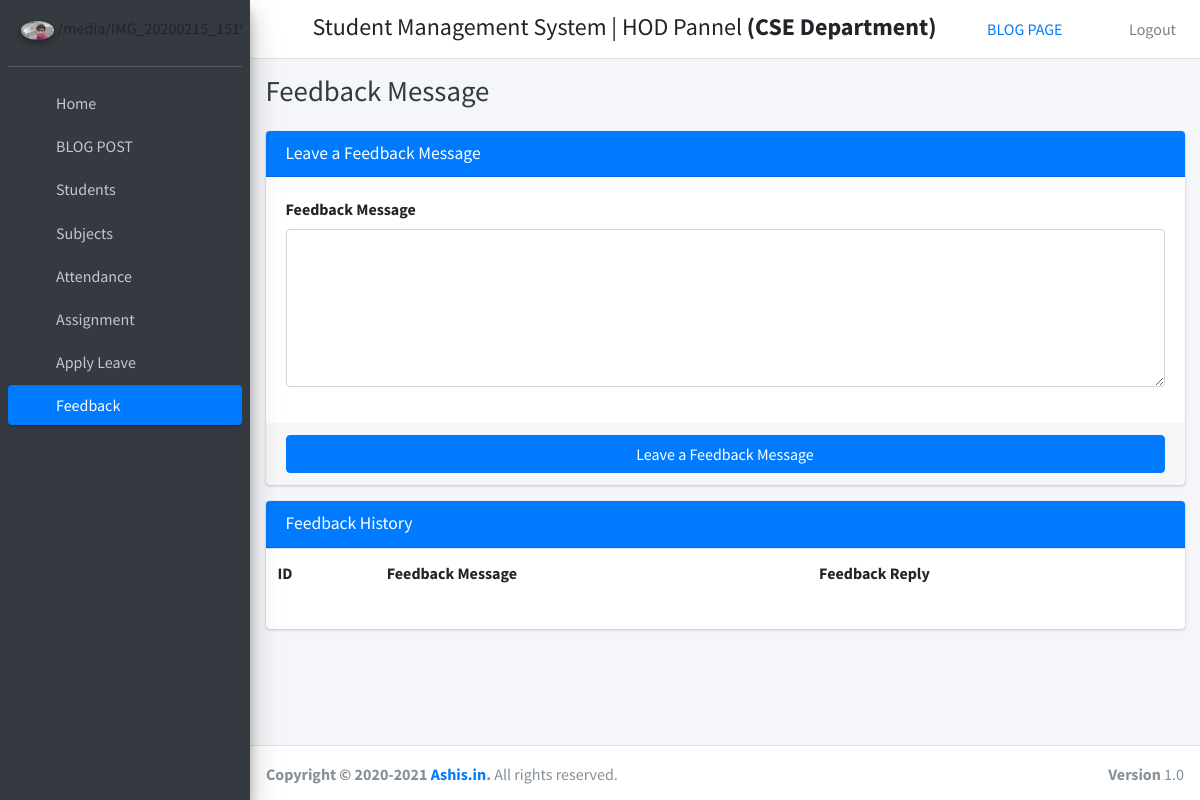
The app's page /backend/feedback (signed in) with its own data.
### user/models.py (models this page shows, shortened)
class User(AbstractBaseUser, PermissionsMixin):
    username = models.CharField(max_length=255, unique=True, db_index=True)
    first_name = models.CharField(max_length=255, default="")
    last_name = models.CharField(max_length=255, default="")
    email = models.EmailField(max_length=255, unique=True, db_index=True)
    is_verified = models.BooleanField(default=False)
    is_active = models.BooleanField(default=True)
    is_staff = models.BooleanField(default=False)
    user_type_data=((0,"Principal"),(1,"HOD"),(2,"Staff"),(3,"Student"))
    user_type=models.IntegerField(default=0,choices=user_type_data)
    USERNAME_FIELD = 'email'
    REQUIRED_FIELDS = ['username']
    objects = UserManager()
    @property
    def profilePic(self):
        print(self.user_type,self.hod.profile_pic)
        if self.user_type==0 and self.principal.profile_pic:
            return settings.MEDIA_URL+ str(self.principal.profile_pic)
        if self.user_type==1 and self.hod.profile_pic:
            return settings.MEDIA_URL+ str(self.hod.profile_pic)
        elif self.user_type==2 and self.staff.profile_pic:
            return settings.MEDIA_URL+ str(self.staff.profile_pic)
        elif self.user_type==3 and self.student.profile_pic:
            return settings.MEDIA_URL+str( self.student.profile_pic)
        else:
            return "https://userpic.codeforces.org/no-avatar.jpg"

### student_management_app/models.py (models this page shows)
class HOD(models.Model):
    id=models.AutoField(primary_key=True)
    profile_pic = models.FileField()
    dept_id=models.OneToOneField(Department,on_delete=models.CASCADE,related_name='hod_dept')
    admin=models.OneToOneField(User,on_delete=models.CASCADE,related_name='hod')
    address=models.TextField(default="ban")
    created_at=models.DateTimeField(auto_now_add=True)
    updated_at=models.DateTimeField(auto_now_add=True)
    objects=models.Manager()
    @property
    def get_dept_name(self):
        return self.dept_id.dept_name

class Department(models.Model):
    id=models.AutoField(primary_key=True)
    dept_name=models.CharField(max_length=255)
    created_at=models.DateTimeField(auto_now_add=True)
    updated_at=models.DateTimeField(auto_now_add=True)
    objects=models.Manager()

### student_management_app/views.py (the view)
# urls.py: path('feedback', feedback, name="feedback"),
def feedback(request):
    user_type = request.session.get('user_type',-1)
    if user_type < 1:
        raise Http404('method not allowed')
    user_obj = User.objects.get(id=request.user.id)
    feedback_data=FeedBack.objects.filter(user=user_obj)
    return render(request,"feedback.html",{"feedback_data":feedback_data})

### student_management_app/templates/feedback.html (shortened to what this page needs)
{% extends 'base_template.html' %}
{% block page_title %}
Feedback Message
{% endblock page_title %}
{% block main_content %}
    <section class="content">
      <div class="container-fluid">
                    <div class="row">
              <div class="col-md-12">
            <div class="card card-primary">
              <div class="card-header">
                <h3 class="card-title">Leave a Feedback Message</h3>
              </div>
               <form action="{% url 'feedback_save' %}" method="post">
                <div class="card-body">
                  <div class="form-group">
                    <label>Feedback Message</label>
                    <textarea class="form-control" rows="6" name="feedback_msg"></textarea>
                  </div>
                </div>
                <div class="card-footer">
                  <button type="submit" class="btn btn-primary btn-block" id="fetch_student">Leave a Feedback Message</button>
                </div>
               </form>
            </div>
           <div class="card card-primary">
              <div class="card-header">
                <h3 class="card-title">Feedback History</h3>
              </div>
               <div class="table">
               <table class="table">
                   <tr>
                       <th>ID</th>
                       <th>Feedback Message</th>
                       <th>Feedback Reply</th>
                   </tr>
               </table>
               </div>
            </div>
          </div>
          </div>
      </div>
    </section>
{% endblock main_content %}

### student_management_app/templates/base_template.html (shortened to what this page needs)
{% load static %}
<!DOCTYPE html>
<html>
<head>
  <link rel="stylesheet" href="{% static "plugins/fontawesome-free/css/all.min.css" %}">
  <link rel="stylesheet" href="https://code.ionicframework.com/ionicons/2.0.1/css/ionicons.min.css">
  <link rel="stylesheet" href="{% static "plugins/tempusdominus-bootstrap-4/css/tempusdominus-bootstrap-4.min.css" %}">
  <link rel="stylesheet" href="{% static "plugins/icheck-bootstrap/icheck-bootstrap.min.css" %}">
  <link rel="stylesheet" href="{% static "plugins/jqvmap/jqvmap.min.css" %}">
  <link rel="stylesheet" href="{% static "dist/css/adminlte.min.css" %}">
  <link rel="stylesheet" href="{% static "plugins/overlayScrollbars/css/OverlayScrollbars.min.css" %}">
  <link rel="stylesheet" href="{% static "plugins/daterangepicker/daterangepicker.css" %}">
  <link rel="stylesheet" href="{% static "plugins/summernote/summernote-bs4.css" %}">
</head>
<body class="hold-transition sidebar-mini layout-fixed">
<div class="wrapper">
  <nav class="main-header navbar navbar-expand navbar-white navbar-light">
    <ul class="navbar-nav">
      <li class="nav-item">
        <a class="nav-link" data-widget="pushmenu" href="#"><i class="fas fa-bars"></i></a>
      </li>
    </ul>
      <h4 style="margin-left: 10px;margin-top: 5px;">Student Management System |
      {% if user.user_type == 0 %}Principal Pannel
      {% elif user.user_type == 1 %}
      HOD Pannel <strong>({{user.hod.get_dept_name}} Department)</strong>
      {% elif user.user_type == 2 %}
      Teacher Pannel <strong>({{user.staff.get_dept_name}} Department)</strong>
      {% else %}
      Student Pannel <strong>({{user.student.get_dept_name}} Department)</strong>
    {% endif %}</h4>
    <ul class="navbar-nav ml-auto">
      <li class="nav-item float-sm-right ">
        <a href="{% url 'home' %}">BLOG PAGE</a>
      </li>
    </ul>
    <ul class="navbar-nav ml-auto">
      <li class="nav-item">
        <a class="nav-link" href="{% url 'logout_user' %}">
          Logout
        </a>
      </li>
    </ul>
  </nav>
  {% include 'sidebar.html' with user=user id=id %}
   <div class="content-wrapper">
    <div class="content-header">
      <div class="container-fluid">
        <div class="row mb-2">
          <div class="col-sm-6">
            <h1 class="m-0 text-dark">
                {% block page_title %}
                {% endblock page_title %}
            </h1>
          </div>
        </div>
      </div>
    </div>
     {% block main_content %}{% endblock main_content %}
  </div>
    {% include 'footer.html' %}
</div>
</body>
</html>

### student_management_app/templates/sidebar.html (shortened to what this page needs)
{% load static %}
<aside class="main-sidebar sidebar-dark-primary elevation-4">
    <div class="sidebar">
      <div class="user-panel mt-3 pb-3 mb-3 d-flex">
        <div class="image">
           {% if user.user_type == 0 %}
              <img src="{{user.profilePic}}" class="img-circle elevation-2" alt="User Image">
           {% elif user.user_type == 1 %}
                  <img src="{{user.profilePic}}" class="img-circle elevation-2" alt="User Image">
            {% elif user.user_type == 2 %}
                  <img src="{{user.profilePic}}" class="img-circle elevation-2" alt="User Image">
            {% else %}
                <img src="{{user.profilePic}}" class="img-circle elevation-2" alt="User Image">
            {% endif %}
        </div>
      </div>
      <nav class="mt-2">
        <ul class="nav nav-pills nav-sidebar flex-column" data-widget="treeview" role="menu" data-accordion="false">
          <li class="nav-item">
            {% if user.user_type == 0 %}
              {% url 'principal_home' as principal_home %}
              <a href="{{ principal_home }}" class="nav-link {% if request.path == principal_home %} active {% endif %}">
            {% elif user.user_type == 1 %}
              {% url 'hod_home' as hod_home %}
              <a href="{{ hod_home }}" class="nav-link {% if request.path == hod_home %} active {% endif %}">
            {% elif user.user_type == 2 %}
              {% url 'staff_home' as staff_home %}
              <a href="{{ staff_home }}" class="nav-link {% if request.path == staff_home %} active {% endif %}">
            {% else %}
              {% url 'student_home' as student_home %}
              <a href="{{ student_home }}" class="nav-link {% if request.path == student_home %} active {% endif %}">
            {% endif %}
              <i class="nav-icon fas fa-th"></i>
              <p>
                Home
              </p>
            </a>
          </li>
          <li class="nav-item has-treeview" id='post-url'>
            <a href="#" class="nav-link">
              <i class="nav-icon fas fa-copy"></i>
              <p>
                BLOG POST
                <i class="fas fa-angle-left right"></i>
              </p>
            </a>
                 {% url 'add_post' as add_post %}
                 {% url 'manage_post' as manage_post %}
                  {% url 'edit_post'  as edit_post %}
          </li>
        {% if user.user_type == 1 or user.user_type == 0 %}
          <li class="nav-item has-treeview">
            <a href="#" class="nav-link">
              <i class="nav-icon fas fa-copy"></i>
              <p>
                Students
                <i class="fas fa-angle-left right"></i>
              </p>
            </a>
                  {% url 'manage_student' as manage_student %}
                  {% url 'edit_student' student_id=id as edit_student %}
        </li>
        {% endif %}
        {% if user.user_type == 1 %}
        <li class="nav-item has-treeview">
          <a href="#" class="nav-link">
            <i class="nav-icon fas fa-copy"></i>
            <p>
              Subjects
              <i class="fas fa-angle-left right"></i>
            </p>
          </a>
              {% url 'add_subject' as add_subject %}
              {% url 'manage_subject' as manage_subject %}
              {% url 'edit_subject' subject_id=id as edit_subject %}
        </li>
        {% endif %}
        {% if user.user_type == 2 or user.user_type == 1 %}
        <li class="nav-item has-treeview">
          <a href="#" class="nav-link">
            <i class="nav-icon fas fa-copy"></i>
            <p>
              Attendance
              <i class="fas fa-angle-left right"></i>
            </p>
          </a>
              {% url 'staff_take_attendance' as staff_take_attendance %}
              {% url 'staff_update_attendance' as staff_update_attendance %}
          </li>
          <li class="nav-item has-treeview">
          <a href="#" class="nav-link">
            <i class="nav-icon fas fa-copy"></i>
            <p>
              Assignment
              <i class="fas fa-angle-left right"></i>
            </p>
          </a>
              {% url 'assignment_upload' as assignment_upload %}
              {% url 'assignment_check' as assignment_check %}
          </li>
        {% endif %}
        {% if user.user_type != 0 %}
        <li class="nav-item">
          {% url 'apply_leave' as apply_leave %}
          <a href="{{ apply_leave }}" class="nav-link {% if request.path == apply_leave %} active {% endif %}">
            <i class="nav-icon fas fa-th"></i>
            <p>
              Apply Leave
            </p>
          </a>
        </li>
        <li class="nav-item">
          {% url 'feedback' as feedback %}
          <a href="{{ feedback }}" class="nav-link {% if request.path == feedback %} active {% endif %}">
            <i class="nav-icon fas fa-th"></i>
            <p>
              Feedback
            </p>
          </a>
        </li>
        {% endif %}
        </ul>
      </nav>
    </div>
  </aside>

### student_management_app/templates/sidebar.html (style rules this page uses)
a.active { color: transparent; }

### records on screen
User: hod.get_dept_name "CSE", profilePic (picture)
